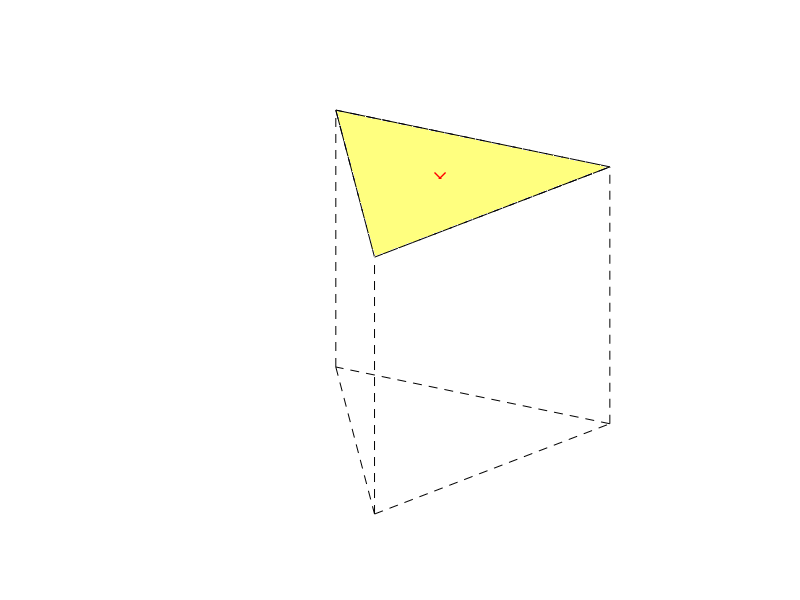

Write the MATLAB code that produced this figure. (Note: this script raises an error after producing the figure.)
% BELFEM -- The Berkeley Lab Finite Element Framework
% Copyright (c) 2026, The Regents of the University of California,
% through Lawrence Berkeley National Laboratory (subject to receipt of any required
% approvals from the U.S. Dept. of Energy).  All rights reserved.
%
% Developers: Christian Messe, Gregory Giard
%
% See the top-level LICENSE file for the complete license and disclaimer.

% Interactive notebook, not a generator: for PENTA6 face f, it plots the
% outward normal at the face center, built from two rows of dN/dxi * X. The
% if-chain at the end records which rows, with which signs, give the
% outward normal on each of the five faces. Set f and run; the arrow must
% point out of the element.
clear all ;
clf ;
clc ;

a = (0.25 * sqrt(3))^(-1/3) ;

b = 0.5 * sqrt(3) * a;
h = a;

X = [ ...
-0.5*a, -b/3, -0.5*h;
 0.5*a, -b/3, -0.5*h;
 0.0  ,  2*b/3, -0.5*h;
-0.5*a, -b/3,  0.5*h;
 0.5*a, -b/3,  0.5*h;
 0.0  ,  2*b/3,  0.5*h ];

Xi = [ 1, 0, -1 ; 
 0, 1, -1 ; 
 0, 0, -1 ; 
 1, 0, 1 ; 
 0, 1, 1 ; 
 0, 0, 1 ] ;

edges = [ ...
 1 2;
 2 3;
 3 1;
 4 5;
 5 6;
 6 4;
 1 4;
 2 5;
 3 6 ];
% faces on the element in EXODUS order
F1 = [ 1, 2, 5, 4 ];
F2 = [ 2, 3, 6, 5 ];
F3 = [ 1, 4, 6, 3 ];
F4 = [ 1, 3, 2 ];
F5 = [ 4, 5, 6 ];

N = @(xi,eta,zeta)[ -(xi*(zeta-1.0)), -(eta*(zeta-1.0)), ((zeta-1.0)*(eta+xi-1.0)), (xi*(zeta + 1.0)), (eta*(zeta + 1.0)), ((zeta+1.0)*(1.0-xi-eta))]*0.5 ;

N_xi = @(xi,eta,zeta)[1 / 2 - zeta / 2, 0, zeta / 2 - 1 / 2, zeta / 2 + 1 / 2, 0, -zeta / 2 - 1 / 2 ;
 0, 1 / 2 - zeta / 2, zeta / 2 - 1 / 2, 0, zeta / 2 + 1 / 2, -zeta / 2 - 1 / 2;
-xi / 2, -eta / 2, eta / 2 + xi / 2 - 1 / 2, xi / 2, eta / 2, -eta / 2 - xi / 2 + 1 / 2];

% identify points
Xi = zeros( 3, 6 );



% plot
clf;Xi = [ 1, 0, -1 ; 0, 1, -1 ; 0, 0, -1 ; 1, 0, 1 ; 0, 1, 1 ; 0, 0, 1 ] ;
%plot3(X(:,1), X(:,2), X(:,3), 'ko', 'MarkerSize', 8, 'LineWidth', 1);
hold on;
axis off ;
axis equal ;

for k = 1:size(edges,1)
 plot3(X(edges(k,:),1), X(edges(k,:),2), X(edges(k,:),3), '--k', 'LineWidth', 0.5);
end

f = 5 ;
if( f==1 )
 F = F1 ;
elseif( f==2 )
 F = F2 ;
elseif( f==3 )
 F = F3 ;
elseif( f==4 )
 F = F4 ;
elseif( f==5 )
 F = F5 ;
end

nk = length(F) ;

fill3(X(F,1), X(F,2), X(F,3), 'y', 'FaceAlpha', 0.5);

xi = [ sum(Xi(F,1))/nk , sum(Xi(F,2))/nk, sum(Xi(F,3))/nk ] ;

p = N(xi(1), xi(2), xi(3)) * X ;

plot3(p(1), p(2), p(3), 'rx', 'MarkerSize', 8, 'LineWidth', 1);

syms J00 J01 J02 J10 J11 J12 J20 J21 J22  real ;

dN = N_xi(xi(1), xi(2), xi(3));

J = dN * X ;

J = [ J00, J01, J02 ;
J10, J11, J12 ;
J20, J21, J22 ] ;

if( f==1 )
 u = J(2,:)-J(1,:) ;
 v = J(3,:) ;
elseif( f==2 )
 u = -J(2,:) ;
 v = J(3,:) ;
elseif( f==3 )
 u = J(1,:) ;
 v = J(3,:) ;
elseif( f==4 )
 u = J(1,:) ;
 v = -J(2,:) ;
elseif( f==5 )
 u = J(1,:) ;
 v = J(2,:) ;
end

n = cross(u,v);

quiver3(p(1), p(2), p(3),n(1), n(2), n(3), 'r', 'LineWidth', 1);
